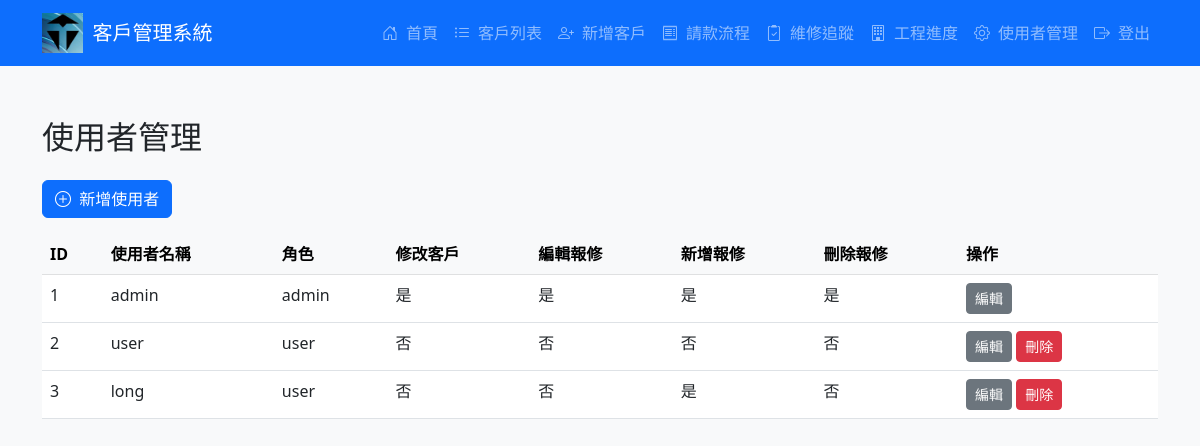
Page /manage_users (signed in) on the committed database.
### tables this page shows
CREATE TABLE users (
                id INTEGER PRIMARY KEY AUTOINCREMENT,
                username TEXT NOT NULL UNIQUE,
                password TEXT NOT NULL,
                role TEXT NOT NULL,
                can_modify_customers INTEGER DEFAULT 0,
                can_edit_repairs INTEGER DEFAULT 0,
                can_add_repairs INTEGER DEFAULT 0,
                can_delete_repairs INTEGER DEFAULT 0
            );

### app.py (the view)
@app.route('/manage_users')
@admin_required
def manage_users():
    conn = get_db()
    try:
        users = conn.execute("SELECT * FROM users ORDER BY id ASC").fetchall()
        return render_template("manage_users.html", users=users)
    except Exception as e:
        flash("读取用户数据失败: " + str(e), "danger")
        return redirect(url_for('home'))
    finally:
        conn.close()

### app.py (called while the page is built)
def get_db():
    conn = sqlite3.connect('customer.db')
    conn.row_factory = sqlite3.Row
    conn.execute('PRAGMA foreign_keys = ON')
    return conn

def admin_required(f):
    @wraps(f)
    def decorated_function(*args, **kwargs):
        user = session.get('user')
        if not user or user.get('role') != 'admin':
            flash("僅管理者有此操作權限", "danger")
            return redirect(url_for('home'))
        return f(*args, **kwargs)
    return decorated_function

### templates/manage_users.html (shortened to what this page needs)
{% extends "base.html" %}
{% block content %}
<div class="mt-5">
  <h2 class="mb-4">使用者管理</h2>
  <a href="{{ url_for('add_user') }}" class="btn btn-primary mb-3">
    <i class="bi bi-plus-circle me-1"></i> 新增使用者
  </a>
  <div class="table-responsive">
    <table class="table table-hover">
      <thead class="table-light">
        <tr>
          <th>ID</th>
          <th>使用者名稱</th>
          <th>角色</th>
          <th>修改客戶</th>
          <th>編輯報修</th>
          <th>新增報修</th>
          <th>刪除報修</th>
          <th>操作</th>
        </tr>
      </thead>
      <tbody>
        {% for user in users %}
        <tr>
          <td>{{ user.id }}</td>
          <td>{{ user.username }}</td>
          <td>{{ user.role }}</td>
          <td>{{ '是' if user.can_modify_customers == 1 else '否' }}</td>
          <td>{{ '是' if user.can_edit_repairs == 1 else '否' }}</td>
          <td>{{ '是' if user.can_add_repairs == 1 else '否' }}</td>
          <td>{{ '是' if user.can_delete_repairs == 1 else '否' }}</td>
          <td>
            <a href="{{ url_for('edit_user', id=user.id) }}" class="btn btn-sm btn-secondary">編輯</a>
            {% if session.get('user') and session.user.id != user.id %}
            <form action="{{ url_for('delete_user', id=user.id) }}" method="POST" style="display:inline-block;">
              <button type="submit" class="btn btn-sm btn-danger" onclick="return confirm('確定刪除此使用者？');">刪除</button>
            </form>
            {% endif %}
          </td>
        </tr>
        {% endfor %}
      </tbody>
    </table>
  </div>
</div>
{% endblock %}

### templates/base.html (shortened to what this page needs)
<!DOCTYPE html>
<html lang="zh-TW">
<head>
  <link href="https://cdn.jsdelivr.net/npm/bootstrap@5.3.0/dist/css/bootstrap.min.css" rel="stylesheet">
  <link rel="stylesheet" href="https://cdn.jsdelivr.net/npm/bootstrap-icons@1.11.3/font/bootstrap-icons.min.css">
</head>
<body class="bg-light">
  <nav class="navbar navbar-expand-lg navbar-dark bg-primary fixed-top">
    <div class="container">
      <a class="navbar-brand d-flex align-items-center" href="{{ url_for('home') }}">
        <img src="{{ url_for('static', filename='images/logo.png') }}" alt="公司Logo">
        <span>客戶管理系統</span>
      </a>
      <div class="collapse navbar-collapse" id="navbarNav">
        <ul class="navbar-nav ms-auto">
          <li class="nav-item">
            <a class="nav-link" href="{{ url_for('home') }}" data-bs-toggle="tooltip" title="系統首頁">
              <i class="bi bi-house-door me-2"></i>首頁
            </a>
          </li>
          <li class="nav-item">
            <a class="nav-link" href="{{ url_for('customers') }}" data-bs-toggle="tooltip" title="客戶列表">
              <i class="bi bi-list-ul me-2"></i>客戶列表
            </a>
          </li>
          <li class="nav-item">
            <a class="nav-link" href="{{ url_for('add_customer') }}" data-bs-toggle="tooltip" title="新增客戶檔案">
              <i class="bi bi-person-plus me-2"></i>新增客戶
            </a>
          </li>
          <li class="nav-item">
            <a class="nav-link" href="{{ url_for('billing') }}" data-bs-toggle="tooltip" title="請款流程管理">
              <i class="bi bi-receipt me-2"></i>請款流程
            </a>
          </li>
          <li class="nav-item">
            <a class="nav-link" href="{{ url_for('tracking') }}" data-bs-toggle="tooltip" title="維修追蹤">
              <i class="bi bi-clipboard2-check me-2"></i>維修追蹤
            </a>
          </li>
          <li class="nav-item">
            <a class="nav-link" href="{{ url_for('progress') }}" data-bs-toggle="tooltip" title="工程進度">
              <i class="bi bi-building me-2"></i>工程進度
            </a>
          </li>
          {% if session.get('user') and session.user.role == 'admin' %}
          <li class="nav-item">
            <a class="nav-link" href="{{ url_for('manage_users') }}" data-bs-toggle="tooltip" title="使用者管理">
              <i class="bi bi-gear me-2"></i>使用者管理
            </a>
          </li>
          {% endif %}
          <li class="nav-item">
            <a class="nav-link" href="{{ url_for('logout') }}">
              <i class="bi bi-box-arrow-right me-2"></i>登出
            </a>
          </li>
        </ul>
      </div>
    </div>
  </nav>
  <div class="container mt-3">
    {% block content %}{% endblock %}
  </div>
</body>
</html>

### templates/base.html (style rules this page uses)
body { padding-top: 70px; }
.navbar-brand img { height: 40px; margin-right: 10px; }

### rows in the picture
users: id "1", username "admin", role "admin", can_modify_customers "是", can_edit_repairs "是", can_add_repairs "是", can_delete_repairs "是"
users: id "2", username "user", role "user", can_modify_customers "否", can_edit_repairs "否", can_add_repairs "否", can_delete_repairs "否"
users: id "3", username "long", role "user", can_modify_customers "否", can_edit_repairs "否", can_add_repairs "是", can_delete_repairs "否"
